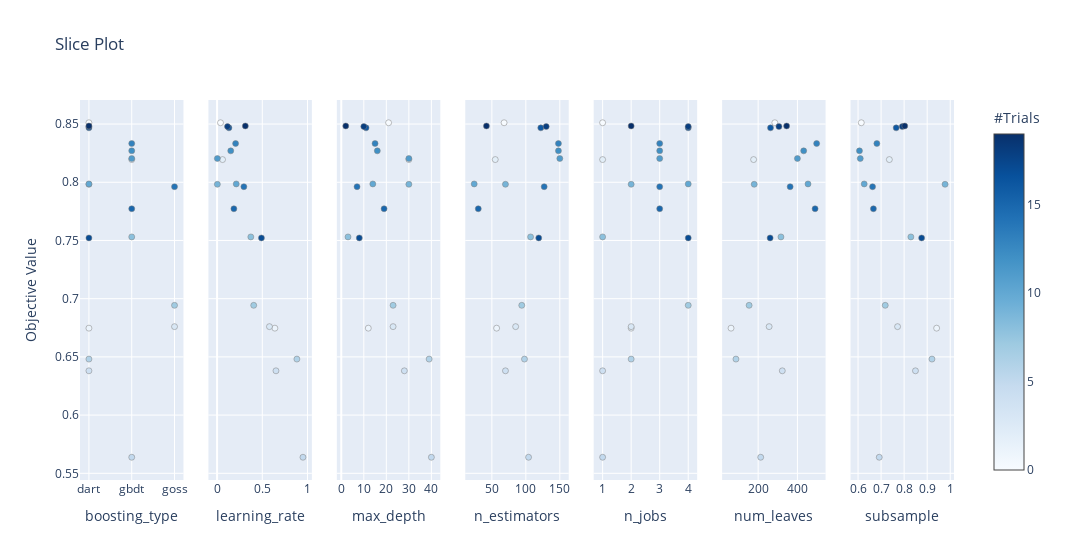

The notebook cell this image was saved under:
### Code cell
opt_plot(lgbm_study, plot=1)

### Figure 1 — Plotly figure (JSON) as saved in the notebook; plotly's stock layout.template omitted (floating-point values rounded to 4 significant figures)
{"data": [{"marker": {"color": [0, 1, 2, 3, 4, 5, 6, 7, 8, 9, 10, 11, 12, 13, 14, 15, 16, 17, 18, 19], "colorbar": {"title": {"text": "#Trials"}, "x": 1, "xpad": 40}, "colorscale": [[0, "rgb(247,251,255)"], [0.125, "rgb(222,235,247)"], [0.25, "rgb(198,219,239)"], [0.375, "rgb(158,202,225)"], [0.5, "rgb(107,174,214)"], [0.625, "rgb(66,146,198)"], [0.75, "rgb(33,113,181)"], [0.875, "rgb(8,81,156)"], [1, "rgb(8,48,107)"]], "line": {"color": "Grey", "width": 0.5}, "showscale": true}, "mode": "markers", "showlegend": false, "type": "scatter", "x": ["dart", "dart", "gbdt", "goss", "dart", "gbdt", "dart", "goss", "gbdt", "dart", "dart", "gbdt", "gbdt", "gbdt", "goss", "gbdt", "dart", "dart", "dart", "dart"], "xaxis": "x", "y": [0.8511, 0.6747, 0.8195, 0.676, 0.6381, 0.5638, 0.6481, 0.6943, 0.7531, 0.7983, 0.7986, 0.8204, 0.827, 0.8333, 0.7962, 0.7773, 0.8467, 0.7522, 0.8479, 0.8484], "yaxis": "y"}, {"marker": {"color": [0, 1, 2, 3, 4, 5, 6, 7, 8, 9, 10, 11, 12, 13, 14, 15, 16, 17, 18, 19], "colorbar": {"title": {"text": "#Trials"}, "x": 1, "xpad": 40}, "colorscale": [[0, "rgb(247,251,255)"], [0.125, "rgb(222,235,247)"], [0.25, "rgb(198,219,239)"], [0.375, "rgb(158,202,225)"], [0.5, "rgb(107,174,214)"], [0.625, "rgb(66,146,198)"], [0.75, "rgb(33,113,181)"], [0.875, "rgb(8,81,156)"], [1, "rgb(8,48,107)"]], "line": {"color": "Grey", "width": 0.5}, "showscale": false}, "mode": "markers", "showlegend": false, "type": "scatter", "x": [0.03809, 0.6391, 0.06051, 0.579, 0.6512, 0.9494, 0.8824, 0.4051, 0.373, 0.00307, 0.212, 0.003067, 0.151, 0.2047, 0.2963, 0.1858, 0.1309, 0.4905, 0.1154, 0.3124], "xaxis": "x2", "y": [0.8511, 0.6747, 0.8195, 0.676, 0.6381, 0.5638, 0.6481, 0.6943, 0.7531, 0.7983, 0.7986, 0.8204, 0.827, 0.8333, 0.7962, 0.7773, 0.8467, 0.7522, 0.8479, 0.8484], "yaxis": "y2"}, {"marker": {"color": [0, 1, 2, 3, 4, 5, 6, 7, 8, 9, 10, 11, 12, 13, 14, 15, 16, 17, 18, 19], "colorbar": {"title": {"text": "#Trials"}, "x": 1, "xpad": 40}, "colorscale": [[0, "rgb(247,251,255)"], [0.125, "rgb(222,235,247)"], [0.25, "rgb(198,219,239)"], [0.375, "rgb(158,202,225)"], [0.5, "rgb(107,174,214)"], [0.625, "rgb(66,146,198)"], [0.75, "rgb(33,113,181)"], [0.875, "rgb(8,81,156)"], [1, "rgb(8,48,107)"]], "line": {"color": "Grey", "width": 0.5}, "showscale": false}, "mode": "markers", "showlegend": false, "type": "scatter", "x": [21, 12, 30, 23, 28, 40, 39, 23, 3, 30, 14, 30, 16, 15, 7, 19, 11, 8, 10, 2], "xaxis": "x3", "y": [0.8511, 0.6747, 0.8195, 0.676, 0.6381, 0.5638, 0.6481, 0.6943, 0.7531, 0.7983, 0.7986, 0.8204, 0.827, 0.8333, 0.7962, 0.7773, 0.8467, 0.7522, 0.8479, 0.8484], "yaxis": "y3"}, {"marker": {"color": [0, 1, 2, 3, 4, 5, 6, 7, 8, 9, 10, 11, 12, 13, 14, 15, 16, 17, 18, 19], "colorbar": {"title": {"text": "#Trials"}, "x": 1, "xpad": 40}, "colorscale": [[0, "rgb(247,251,255)"], [0.125, "rgb(222,235,247)"], [0.25, "rgb(198,219,239)"], [0.375, "rgb(158,202,225)"], [0.5, "rgb(107,174,214)"], [0.625, "rgb(66,146,198)"], [0.75, "rgb(33,113,181)"], [0.875, "rgb(8,81,156)"], [1, "rgb(8,48,107)"]], "line": {"color": "Grey", "width": 0.5}, "showscale": false}, "mode": "markers", "showlegend": false, "type": "scatter", "x": [68, 57, 55, 85, 70, 104, 98, 94, 107, 70, 24, 150, 148, 148, 127, 30, 122, 119, 130, 42], "xaxis": "x4", "y": [0.8511, 0.6747, 0.8195, 0.676, 0.6381, 0.5638, 0.6481, 0.6943, 0.7531, 0.7983, 0.7986, 0.8204, 0.827, 0.8333, 0.7962, 0.7773, 0.8467, 0.7522, 0.8479, 0.8484], "yaxis": "y4"}, {"marker": {"color": [0, 1, 2, 3, 4, 5, 6, 7, 8, 9, 10, 11, 12, 13, 14, 15, 16, 17, 18, 19], "colorbar": {"title": {"text": "#Trials"}, "x": 1, "xpad": 40}, "colorscale": [[0, "rgb(247,251,255)"], [0.125, "rgb(222,235,247)"], [0.25, "rgb(198,219,239)"], [0.375, "rgb(158,202,225)"], [0.5, "rgb(107,174,214)"], [0.625, "rgb(66,146,198)"], [0.75, "rgb(33,113,181)"], [0.875, "rgb(8,81,156)"], [1, "rgb(8,48,107)"]], "line": {"color": "Grey", "width": 0.5}, "showscale": false}, "mode": "markers", "showlegend": false, "type": "scatter", "x": [1, 2, 1, 2, 1, 1, 2, 4, 1, 2, 4, 3, 3, 3, 3, 3, 4, 4, 4, 2], "xaxis": "x5", "y": [0.8511, 0.6747, 0.8195, 0.676, 0.6381, 0.5638, 0.6481, 0.6943, 0.7531, 0.7983, 0.7986, 0.8204, 0.827, 0.8333, 0.7962, 0.7773, 0.8467, 0.7522, 0.8479, 0.8484], "yaxis": "y5"}, {"marker": {"color": [0, 1, 2, 3, 4, 5, 6, 7, 8, 9, 10, 11, 12, 13, 14, 15, 16, 17, 18, 19], "colorbar": {"title": {"text": "#Trials"}, "x": 1, "xpad": 40}, "colorscale": [[0, "rgb(247,251,255)"], [0.125, "rgb(222,235,247)"], [0.25, "rgb(198,219,239)"], [0.375, "rgb(158,202,225)"], [0.5, "rgb(107,174,214)"], [0.625, "rgb(66,146,198)"], [0.75, "rgb(33,113,181)"], [0.875, "rgb(8,81,156)"], [1, "rgb(8,48,107)"]], "line": {"color": "Grey", "width": 0.5}, "showscale": false}, "mode": "markers", "showlegend": false, "type": "scatter", "x": [285, 62, 177, 256, 323, 213, 87, 154, 316, 180, 454, 400, 432, 498, 363, 490, 263, 261, 306, 345], "xaxis": "x6", "y": [0.8511, 0.6747, 0.8195, 0.676, 0.6381, 0.5638, 0.6481, 0.6943, 0.7531, 0.7983, 0.7986, 0.8204, 0.827, 0.8333, 0.7962, 0.7773, 0.8467, 0.7522, 0.8479, 0.8484], "yaxis": "y6"}, {"marker": {"color": [0, 1, 2, 3, 4, 5, 6, 7, 8, 9, 10, 11, 12, 13, 14, 15, 16, 17, 18, 19], "colorbar": {"title": {"text": "#Trials"}, "x": 1, "xpad": 40}, "colorscale": [[0, "rgb(247,251,255)"], [0.125, "rgb(222,235,247)"], [0.25, "rgb(198,219,239)"], [0.375, "rgb(158,202,225)"], [0.5, "rgb(107,174,214)"], [0.625, "rgb(66,146,198)"], [0.75, "rgb(33,113,181)"], [0.875, "rgb(8,81,156)"], [1, "rgb(8,48,107)"]], "line": {"color": "Grey", "width": 0.5}, "showscale": false}, "mode": "markers", "showlegend": false, "type": "scatter", "x": [0.6141, 0.9409, 0.7358, 0.7715, 0.8491, 0.692, 0.9208, 0.718, 0.8292, 0.9776, 0.6268, 0.6097, 0.6062, 0.6816, 0.663, 0.6667, 0.7655, 0.8759, 0.792, 0.8028], "xaxis": "x7", "y": [0.8511, 0.6747, 0.8195, 0.676, 0.6381, 0.5638, 0.6481, 0.6943, 0.7531, 0.7983, 0.7986, 0.8204, 0.827, 0.8333, 0.7962, 0.7773, 0.8467, 0.7522, 0.8479, 0.8484], "yaxis": "y7"}], "layout": {"title": {"text": "Slice Plot"}, "width": 2100, "xaxis": {"anchor": "y", "domain": [0, 0.1184], "title": {"text": "boosting_type"}}, "xaxis2": {"anchor": "y2", "domain": [0.1469, 0.2653], "title": {"text": "learning_rate"}}, "xaxis3": {"anchor": "y3", "domain": [0.2939, 0.4122], "title": {"text": "max_depth"}}, "xaxis4": {"anchor": "y4", "domain": [0.4408, 0.5592], "title": {"text": "n_estimators"}}, "xaxis5": {"anchor": "y5", "domain": [0.5878, 0.7061], "title": {"text": "n_jobs"}}, "xaxis6": {"anchor": "y6", "domain": [0.7347, 0.8531], "title": {"text": "num_leaves"}}, "xaxis7": {"anchor": "y7", "domain": [0.8816, 1.0], "title": {"text": "subsample"}}, "yaxis": {"anchor": "x", "domain": [0, 1], "title": {"text": "Objective Value"}}, "yaxis2": {"anchor": "x2", "domain": [0, 1], "matches": "y", "showticklabels": false}, "yaxis3": {"anchor": "x3", "domain": [0, 1], "matches": "y", "showticklabels": false}, "yaxis4": {"anchor": "x4", "domain": [0, 1], "matches": "y", "showticklabels": false}, "yaxis5": {"anchor": "x5", "domain": [0, 1], "matches": "y", "showticklabels": false}, "yaxis6": {"anchor": "x6", "domain": [0, 1], "matches": "y", "showticklabels": false}, "yaxis7": {"anchor": "x7", "domain": [0, 1], "matches": "y", "showticklabels": false}}}
